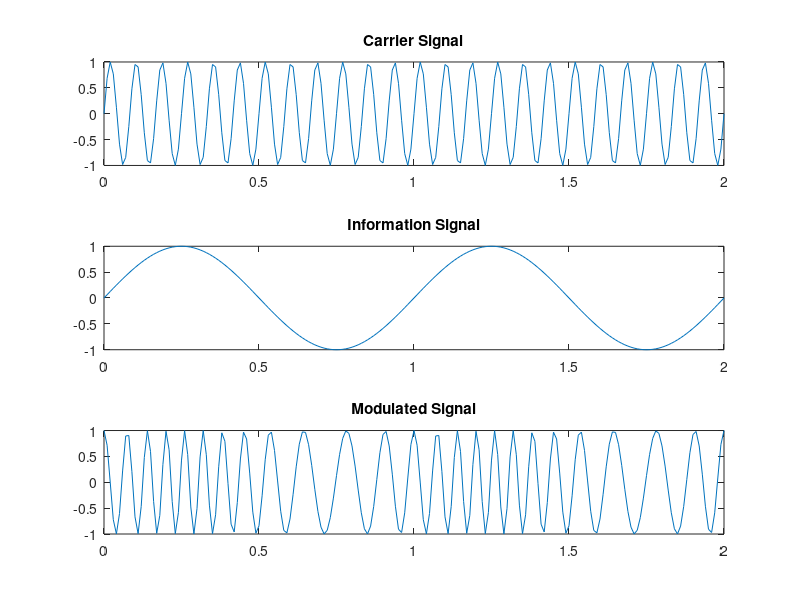

This chart was generated by the following MATLAB code:
clc
clear all
fs=100
t=0:0.01:2
fc=12
p=sin(2*pi*fc*t)
fm=1
x=sin(2*pi*fm*t)
subplot(3,1,2)
plot(t,x)
title('Information Signal')
dev=5
y = fmmod(x,fc,fs,dev)
subplot(3,1,3)
plot(t,y)
title('Modulated Signal')
subplot(3,1,1)
plot(t,p)
title('Carrier Signal')